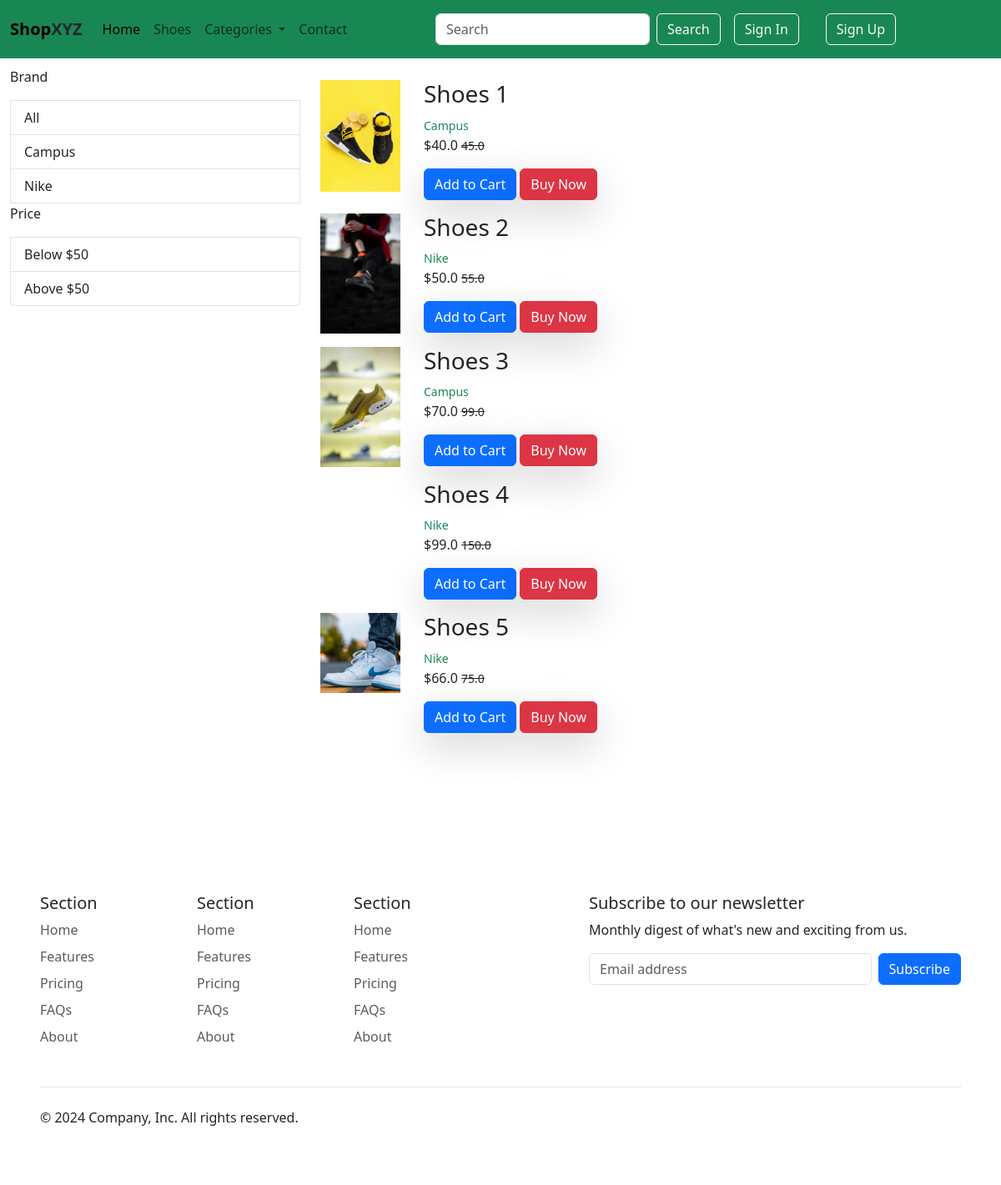
/shoes/None, run on the app's committed database.
### app/models.py (models this page shows, shortened)
class Product(models.Model):
    product_name = models.CharField(max_length=200)
    selling_price = models.FloatField()
    discounted_price = models.FloatField()
    description = models.TextField()
    category = models.CharField(choices=CATEGORY_CHOICES, max_length=3)
    brand = models.CharField(max_length=50)
    image = models.ImageField(upload_to='product-img')

### app/views.py (the view)
# urls.py: path('shoes/<slug:data>', views.shoes, name="shoes"),
def shoes(request, data=None):
    if data == 'None':
        products = Product.objects.filter(category='Sh')
    elif data == 'campus':
        products = Product.objects.filter(category='Sh').filter(brand = 'Campus')
    elif data == 'Nike':
        products = Product.objects.filter(category='Sh').filter(brand = 'Nike')
    elif data == 'below':
        products = Product.objects.filter(category='Sh').filter(discounted_price__lt = 50)
    elif data == 'above':
        products = Product.objects.filter(category='Sh').filter(discounted_price__gt = 49)
    return render(request, 'shoes.html', {'products': products})

### templates/shoes.html
{% extends "base.html" %} {% block content %}
<section class="shoes">
  <div class="row container">
    <div class="col-md-4">
      <div class="list-group">
        <p>Brand</p>
        <a href="{% url "shoes" 'None' %}"
        class="list-group-item">All</a>
        <a href="{% url "shoes" 'campus' %}" class="list-group-item">Campus</a>
        <a href="{% url "shoes" 'Nike' %}" class="list-group-item">Nike</a>
        <p>Price</p>
        <a href="{% url "shoes" 'below' %}" class="list-group-item">Below $50</a>
        <a href="{% url "shoes" 'above' %}" class="list-group-item">Above $50</a>
      </div>
    </div>
    <div class="col">
      {% for product in products %}
      <div class="row my-3">
        <div class="col-md-2">
          <img
            src="/media/{{product.image}}"
            class="img-fluid object-fit-cover"
            style="width: 6rem"
            alt=""
          />
        </div>
        <div class="col-md-8">
          <h3>{{product.product_name}}</h3>
          <small class="text-success">{{product.brand}}</small>
          <p>
            ${{product.discounted_price}}
            <small class="text-decoration-line-through"
              >{{product.selling_price}}</small
            >
          </p>
          <a href="" class="btn shadow-lg btn-primary">Add to Cart</a>
          <a href="" class="btn-danger btn shadow-lg">Buy Now</a>
        </div>
      </div>
      {% endfor %}
    </div>
  </div>
</section>
{% endblock content %}

### templates/base.html (shortened to what this page needs)
<!doctype html>
<html lang="en">
  <head>
    <link href="https://cdn.jsdelivr.net/npm/bootstrap@5.3.3/dist/css/bootstrap.min.css" rel="stylesheet">
    <link rel="stylesheet" href="https://cdnjs.cloudflare.com/ajax/libs/OwlCarousel2/2.3.4/assets/owl.carousel.min.css" />
    <link rel="stylesheet" href="https://cdnjs.cloudflare.com/ajax/libs/OwlCarousel2/2.3.4/assets/owl.theme.default.min.css" />
    <link rel="stylesheet" href="https://cdnjs.cloudflare.com/ajax/libs/font-awesome/6.7.2/css/all.min.css" />
    <link rel="stylesheet" href="/static/css/style.css">
  </head>
  <body data-bs-theme="light">
    <header>
        <nav class="navbar  navbar-expand-lg bg-success fixed-top ">
            <div class="container-fluid">
              <a class="navbar-brand" href="{% url "home" %}">Shop<span class="text-dark">XYZ</span></a>
              <div class="collapse navbar-collapse" id="navbarSupportedContent">
                <ul class="navbar-nav me-auto mb-2 mb-lg-0">
                  <li class="nav-item">
                    <a class="nav-link active" aria-current="page" href="{% url "home" %}">Home</a>
                  </li>
                  <li class="nav-item">
                    <a class="nav-link" href="{% url "shoes" None %}">Shoes</a>
                  </li>
                  <li class="nav-item dropdown">
                    <a class="nav-link dropdown-toggle" href="#" role="button" data-bs-toggle="dropdown" aria-expanded="false">
                      Categories
                    </a>
                  </li>
                  <li class="nav-item">
                    <a class="nav-link " href="">Contact</a>
                  </li>
                </ul>
                <form class="d-flex" action="{% url "search" %}" role="search">
                  <input name="query" class="form-control me-2" type="search" placeholder="Search" aria-label="Search">
                  <button type="submit" class="btn btn-outline-light" type="submit">Search</button>
                </form>
                <ul class="navbar  me-auto mb-2 mb-lg-0" style="list-style: none;">
                {% if request.user.is_authenticated %}
                  <li class="nav-item dropdown btn btn-outline-light mx-3">
                    <a class="nav-link dropdown-toggle text-uppercase" href="#" role="button" data-bs-toggle="dropdown" aria-expanded="false">
                      {{request.user}}
                    </a>
                    <ul class=" dropdown-menu">
                      <li><a class="dropdown-item" href="#">Profile</a></li>
                      <li><a class="dropdown-item" href="#">Change Password</a></li>
                      <li>
                        <form action="{% url "logout" %}" method="post">
                          {% csrf_token %}
                          <button type="submit" class="dropdown-item">Logout</button>
                        </form>
                      </li>
                    </ul>
                  </li>
                  <li class="nav-item">
                    <a href="{% url "carts" %}" class="btn btn-outline-light mx-3 position-relative">
                      Carts
                      <span class="position-absolute top-0 start-100 translate-middle badge rounded-pill bg-danger">
                        99+
                      </span>
                    </a>
                  </li>
                {% else %}
                <li class="nav-item">
                  <a href="{% url "login" %}" class="btn btn-outline-light mx-3">Sign In</a>
                </li>
                <li class="nav-item">
                  <a href="{% url "registration" %}" class="btn btn-outline-light mx-3">Sign Up</a>
                </li>
                {% endif %}
              </ul>
              </div>
            </div>
          </nav>
    </header>
    {% block content %}{% endblock content %}
    <footer>
      <div class="p-5">
        <footer class="py-5">
          <div class="row">
            <div class="col-6 col-md-2 mb-3">
              <h5>Section</h5>
              <ul class="nav flex-column">
                <li class="nav-item mb-2"><a href="#" class="nav-link p-0 text-body-secondary">Home</a></li>
                <li class="nav-item mb-2"><a href="#" class="nav-link p-0 text-body-secondary">Features</a></li>
                <li class="nav-item mb-2"><a href="#" class="nav-link p-0 text-body-secondary">Pricing</a></li>
                <li class="nav-item mb-2"><a href="#" class="nav-link p-0 text-body-secondary">FAQs</a></li>
                <li class="nav-item mb-2"><a href="#" class="nav-link p-0 text-body-secondary">About</a></li>
              </ul>
            </div>
            <div class="col-6 col-md-2 mb-3">
              <h5>Section</h5>
              <ul class="nav flex-column">
                <li class="nav-item mb-2"><a href="#" class="nav-link p-0 text-body-secondary">Home</a></li>
                <li class="nav-item mb-2"><a href="#" class="nav-link p-0 text-body-secondary">Features</a></li>
                <li class="nav-item mb-2"><a href="#" class="nav-link p-0 text-body-secondary">Pricing</a></li>
                <li class="nav-item mb-2"><a href="#" class="nav-link p-0 text-body-secondary">FAQs</a></li>
                <li class="nav-item mb-2"><a href="#" class="nav-link p-0 text-body-secondary">About</a></li>
              </ul>
            </div>
            <div class="col-6 col-md-2 mb-3">
              <h5>Section</h5>
              <ul class="nav flex-column">
                <li class="nav-item mb-2"><a href="#" class="nav-link p-0 text-body-secondary">Home</a></li>
                <li class="nav-item mb-2"><a href="#" class="nav-link p-0 text-body-secondary">Features</a></li>
                <li class="nav-item mb-2"><a href="#" class="nav-link p-0 text-body-secondary">Pricing</a></li>
                <li class="nav-item mb-2"><a href="#" class="nav-link p-0 text-body-secondary">FAQs</a></li>
                <li class="nav-item mb-2"><a href="#" class="nav-link p-0 text-body-secondary">About</a></li>
              </ul>
            </div>
            <div class="col-md-5 offset-md-1 mb-3">
              <form>
                <h5>Subscribe to our newsletter</h5>
                <p>Monthly digest of what's new and exciting from us.</p>
                <div class="d-flex flex-column flex-sm-row w-100 gap-2">
                  <input id="newsletter1" type="text" class="form-control" placeholder="Email address">
                  <button class="btn btn-primary" type="button">Subscribe</button>
                </div>
              </form>
            </div>
          </div>
          <div class="d-flex flex-column flex-sm-row justify-content-between py-4 my-4 border-top">
            <p>© 2024 Company, Inc. All rights reserved.</p>
            <ul class="list-unstyled d-flex">
              <li class="ms-3"><a class="link-body-emphasis" href="#"><svg class="bi" width="24" height="24"><use xlink:href="#twitter"></use></svg></a></li>
              <li class="ms-3"><a class="link-body-emphasis" href="#"><svg class="bi" width="24" height="24"><use xlink:href="#instagram"></use></svg></a></li>
              <li class="ms-3"><a class="link-body-emphasis" href="#"><svg class="bi" width="24" height="24"><use xlink:href="#facebook"></use></svg></a></li>
            </ul>
          </div>
        </footer>
      </div>
    </footer>
  </body>
</html>

### static/css/style.css (style rules this page uses)
section { margin: 10vh 0; }
.navbar-brand { font-weight: 700 !important; }

### data on the page
Product: image (picture), product_name "Shoes 1", brand "Campus", discounted_price "40.0", selling_price "45.0"
Product: image (picture), product_name "Shoes 2", brand "Nike", discounted_price "50.0", selling_price "55.0"
Product: image (picture), product_name "Shoes 3", brand "Campus", discounted_price "70.0", selling_price "99.0"
Product: product_name "Shoes 4", brand "Nike", discounted_price "99.0", selling_price "150.0"
Product: image (picture), product_name "Shoes 5", brand "Nike", discounted_price "66.0", selling_price "75.0"
